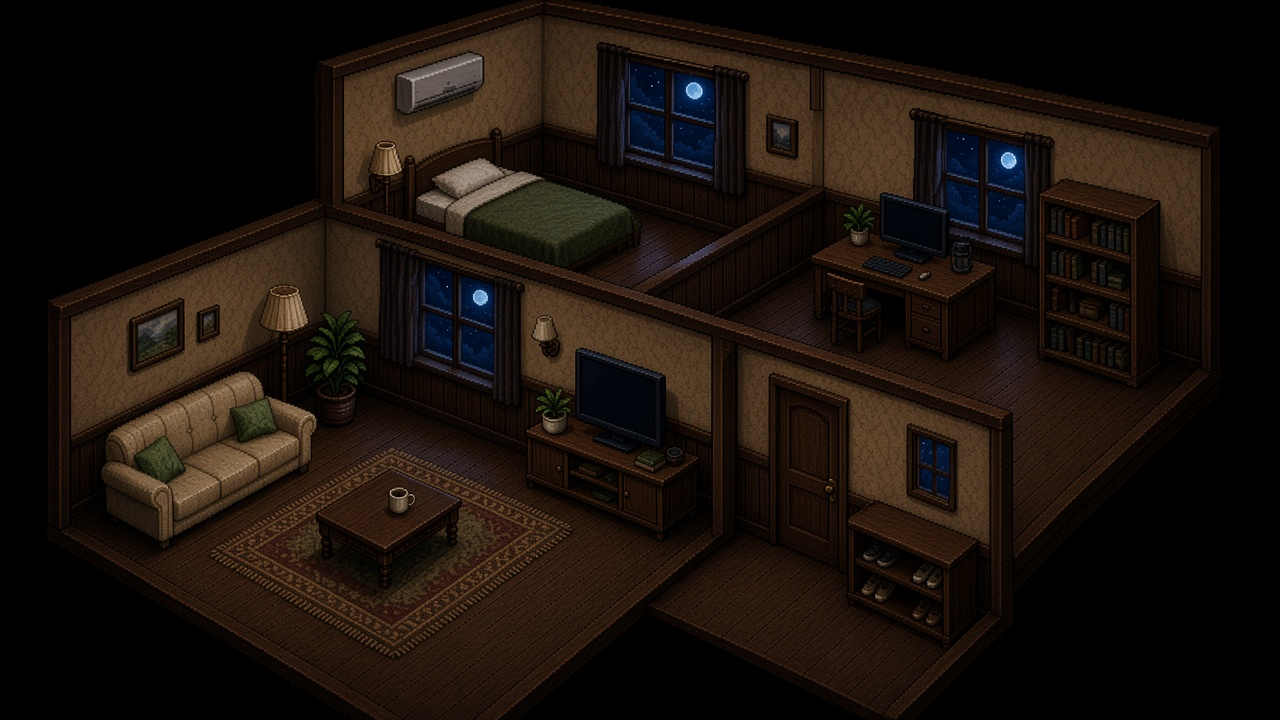
#> input picture assets/house/house-cutaway-base-src.jpg, 1280 x 720 px
$ python gen-house-cutaway-art.py
#> lines starting #> are read from the running program, lines starting #| are printed output that depends on the picture
#!/usr/bin/env python3
"""整栋连通剖面小屋：从源图生成 day/night 像素底图（assets/house/），再烘焙 unlit/lit 灯光版本。"""
from __future__ import annotations

import subprocess
from pathlib import Path

from PIL import Image, ImageEnhance, ImageFilter

ROOT = Path(__file__).resolve().parents[1]
SRC_NIGHT = ROOT / "assets/house/house-cutaway-base-src.jpg"
SRC_DAY = ROOT / "assets/house/house-cutaway-day-src.jpg"
OUT_DIR = ROOT / "assets/house"
TARGET_W = 960


def pixelize(im: Image.Image, width: int, *, brightness: float = 0.9, contrast: float = 1.08) -> Image.Image:
    ratio = width / im.width
    height = max(1, int(im.height * ratio))
    mid = im.resize((width // 2, height // 2), Image.Resampling.LANCZOS)
    mid = ImageEnhance.Brightness(mid).enhance(brightness)
    mid = ImageEnhance.Contrast(mid).enhance(contrast)
    return mid.resize((width, height), Image.Resampling.NEAREST).filter(ImageFilter.SHARPEN)


def load_cutaway(src: Path, *, brightness: float, contrast: float) -> Image.Image:
    if not src.is_file():
        raise SystemExit(f"missing {src}")
    m = 0.015
    im = Image.open(src).convert("RGBA")
    im = im.crop((int(im.width * m), int(im.height * m), int(im.width * (1 - m)), int(im.height * (1 - m))))
    return pixelize(im, TARGET_W, brightness=brightness, contrast=contrast)


def main() -> None:
    night = load_cutaway(SRC_NIGHT, brightness=0.9, contrast=1.08)
#> in load_cutaway, `im = im.crop((int(im.width * m), int(im.height * m), int(im.width * (1..`:
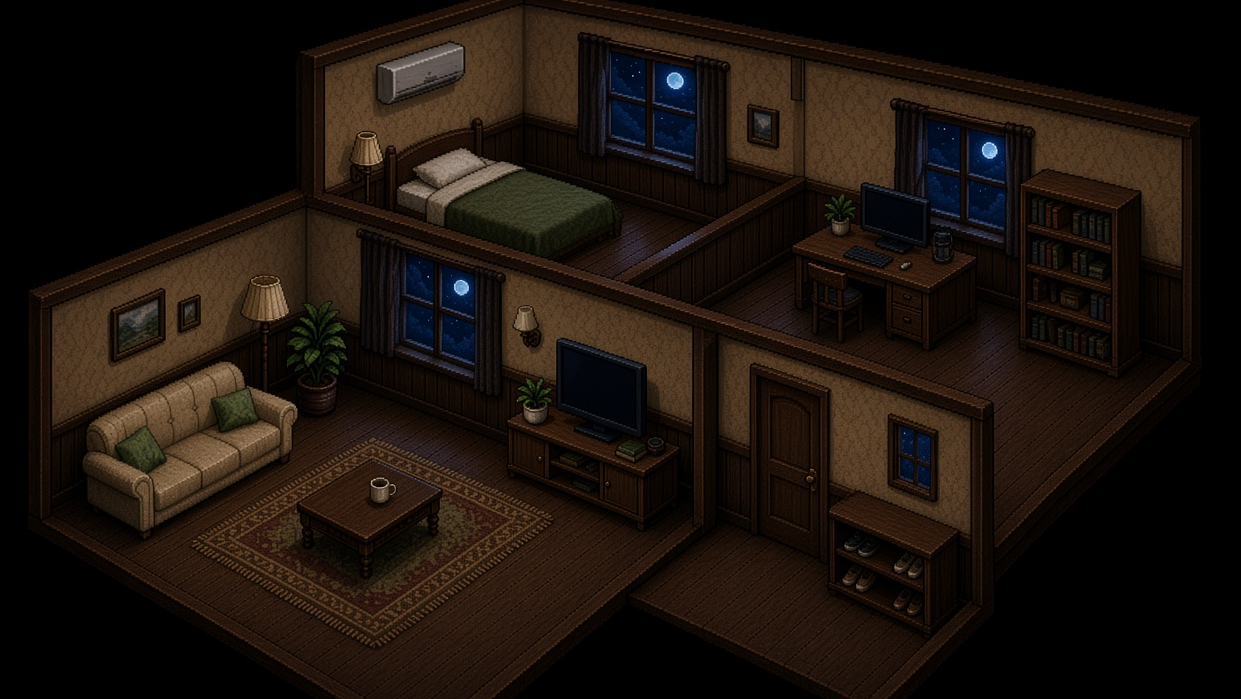
#> im: PIL image 1241x699 RGBA; mean R, G, B, A 28, 19, 12.8, 255
    day = load_cutaway(SRC_DAY, brightness=0.96, contrast=1.05)
#> call 2 of load_cutaway, with brightness = 0.96, contrast = 1.05
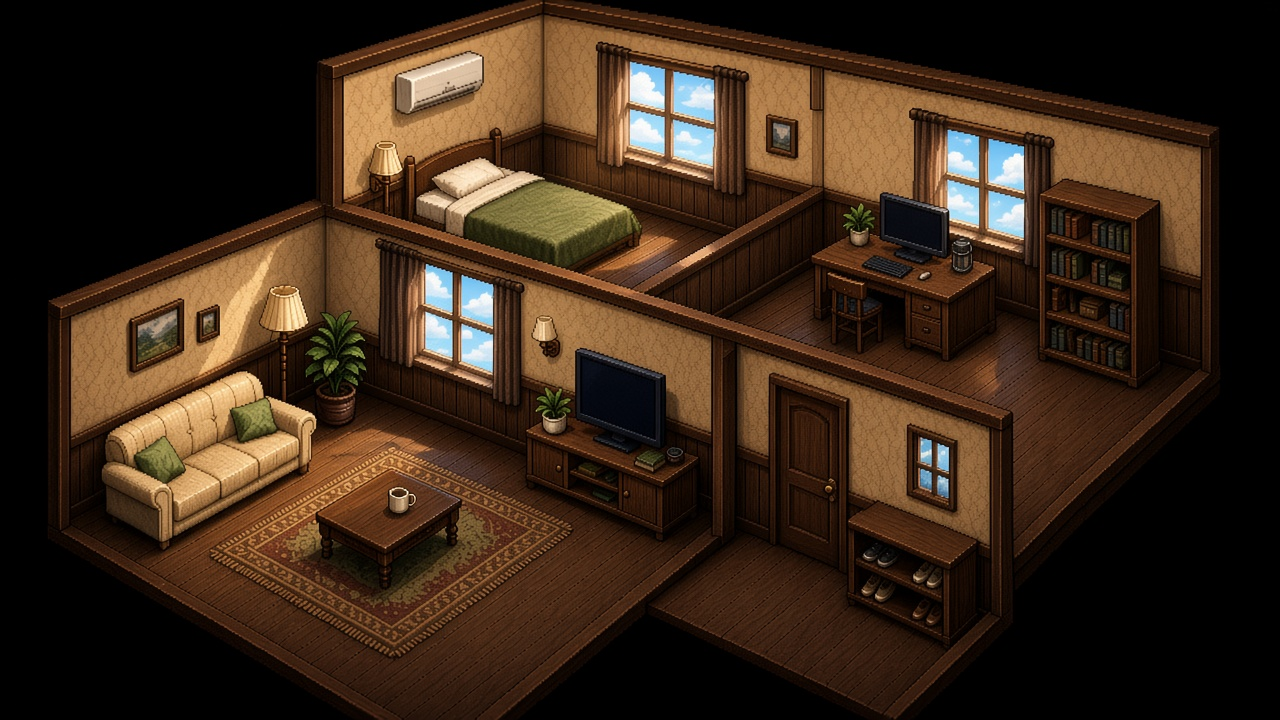
#> input picture assets/house/house-cutaway-day-src.jpg, 1280 x 720 px
#> in load_cutaway (call 2), `im = im.crop((int(im.width * m), int(im.height * m), int(im.width * (1..`:
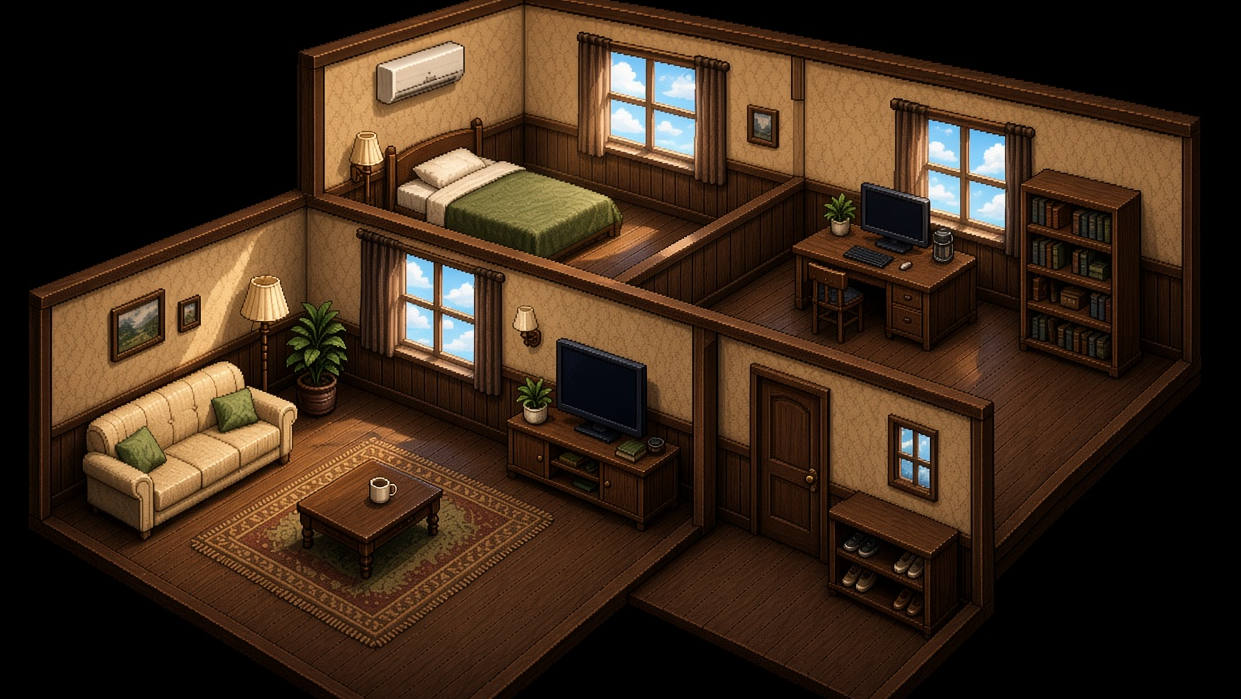
#> im: PIL image 1241x699 RGBA; mean R, G, B, A 61.7, 42.6, 26.9, 255
    OUT_DIR.mkdir(parents=True, exist_ok=True)
    night.save(OUT_DIR / "house-cutaway-night-base.png", optimize=True)
    day.save(OUT_DIR / "house-cutaway-day-base.png", optimize=True)
    subprocess.run(["python3", str(ROOT / "scripts/gen-house-baked-lighting.py")], check=True)
#> (this line was passed over: subprocess is not available in this run)
    print(f"cutaway night {night.width}x{night.height}")
#| cutaway night 960x540
    print(f"cutaway day {day.width}x{day.height}")
#| cutaway day 960x540


if __name__ == "__main__":
    main()
